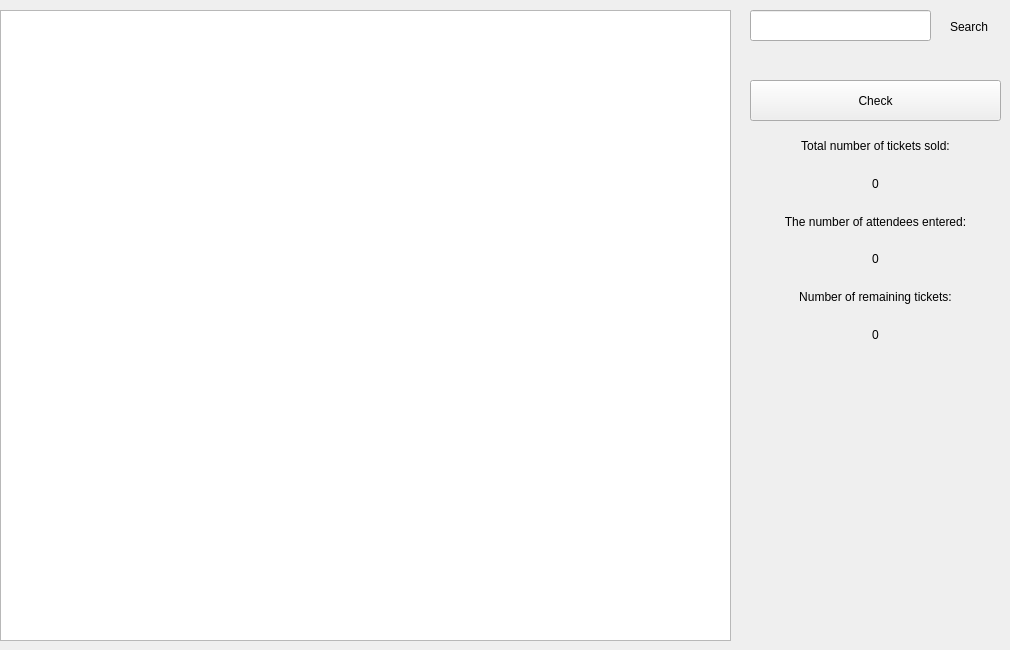
   <widget class="QWidget" name="moredetail">
    <attribute name="title">
     <string>More information</string>
    </attribute>
    <widget class="QLineEdit" name="customerid">
     <property name="geometry">
      <rect>
       <x>750</x>
       <y>10</y>
       <width>181</width>
       <height>31</height>
      </rect>
     </property>
    </widget>
    <widget class="QLabel" name="label">
     <property name="geometry">
      <rect>
       <x>950</x>
       <y>20</y>
       <width>47</width>
       <height>13</height>
      </rect>
     </property>
     <property name="text">
      <string>Search</string>
     </property>
    </widget>
    <widget class="QTableWidget" name="tableWidget">
     <property name="geometry">
      <rect>
       <x>0</x>
       <y>10</y>
       <width>731</width>
       <height>631</height>
      </rect>
     </property>
     <property name="editTriggers">
      <set>QAbstractItemView::NoEditTriggers</set>
     </property>
    </widget>
    <widget class="QWidget" name="verticalLayoutWidget">
     <property name="geometry">
      <rect>
       <x>750</x>
       <y>130</y>
       <width>251</width>
       <height>221</height>
      </rect>
     </property>
     <layout class="QVBoxLayout" name="verticalLayout">
      <item>
       <widget class="QLabel" name="label_12">
        <property name="text">
         <string>Total number of tickets sold:</string>
        </property>
        <property name="alignment">
         <set>Qt::AlignCenter</set>
        </property>
       </widget>
      </item>
      <item>
       <widget class="QLabel" name="allticketnumb">
        <property name="text">
         <string>0</string>
        </property>
        <property name="alignment">
         <set>Qt::AlignCenter</set>
        </property>
       </widget>
      </item>
      <item>
       <widget class="QLabel" name="label_14">
        <property name="text">
         <string>The number of attendees entered:</string>
        </property>
        <property name="alignment">
         <set>Qt::AlignCenter</set>
        </property>
       </widget>
      </item>
      <item>
       <widget class="QLabel" name="checkinnumb">
        <property name="text">
         <string>0</string>
        </property>
        <property name="alignment">
         <set>Qt::AlignCenter</set>
        </property>
       </widget>
      </item>
      <item>
       <widget class="QLabel" name="label_16">
        <property name="text">
         <string>Number of remaining tickets:</string>
        </property>
        <property name="alignment">
         <set>Qt::AlignCenter</set>
        </property>
       </widget>
      </item>
      <item>
       <widget class="QLabel" name="notchechkinnumb">
        <property name="text">
         <string>0</string>
        </property>
        <property name="alignment">
         <set>Qt::AlignCenter</set>
        </property>
       </widget>
      </item>
     </layout>
    </widget>
    <widget class="QPushButton" name="staticdetail">
     <property name="geometry">
      <rect>
       <x>750</x>
       <y>80</y>
       <width>251</width>
       <height>41</height>
      </rect>
     </property>
     <property name="layoutDirection">
      <enum>Qt::LeftToRight</enum>
     </property>
     <property name="text">
      <string>Check</string>
     </property>
     <property name="icon">
      <iconset>
       <normaloff>assets/icon/icons8-search-contacts-48.png</normaloff>assets/icon/icons8-search-contacts-48.png</iconset>
     </property>
     <property name="iconSize">
      <size>
       <width>45</width>
       <height>45</height>
      </size>
     </property>
    </widget>
    <widget class="QLabel" name="searchreportlab">
     <property name="geometry">
      <rect>
       <x>750</x>
       <y>40</y>
       <width>251</width>
       <height>31</height>
      </rect>
     </property>
     <property name="text">
      <string/>
     </property>
     <property name="textInteractionFlags">
      <set>Qt::LinksAccessibleByMouse|Qt::TextSelectableByMouse</set>
     </property>
    </widget>
   </widget>
